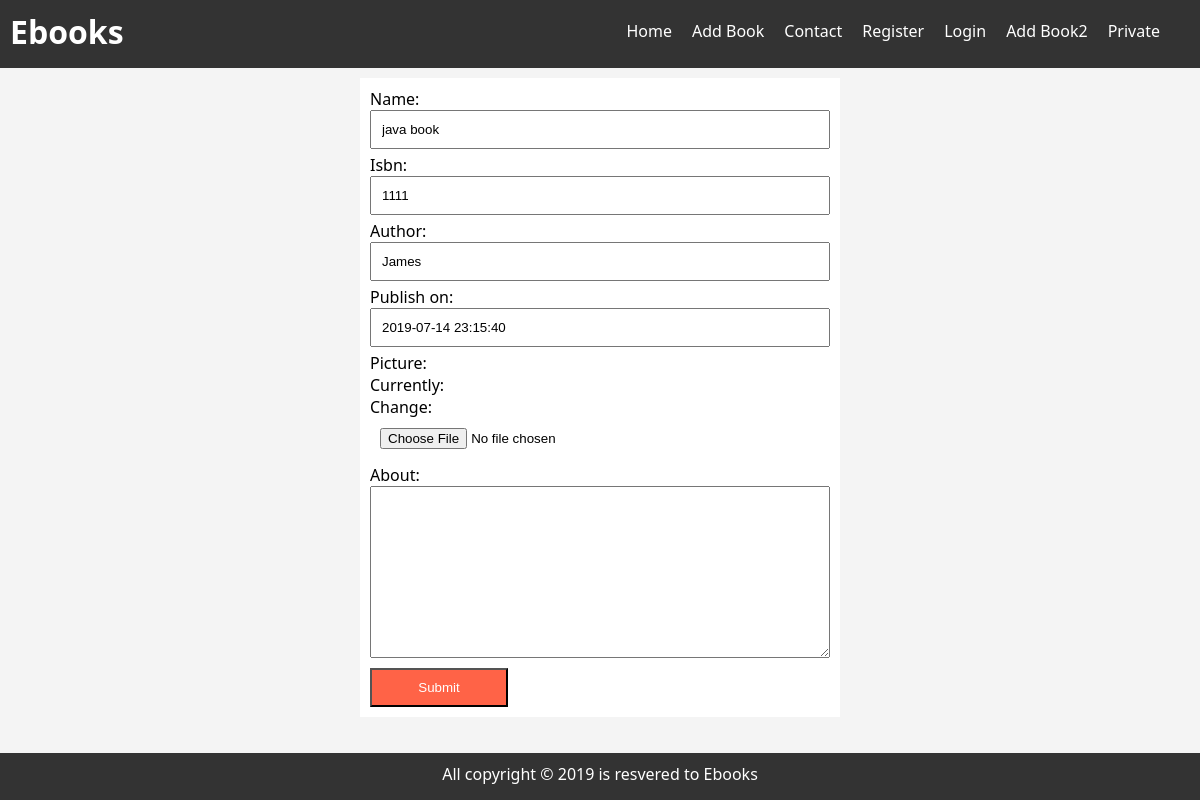
Page /book/1/update/ on the committed database.
### ebooks_app/models.py (models this page shows, shortened)
class Book(models.Model):
    name = models.CharField(max_length=100)
    isbn = models.CharField(max_length=20)
    author = models.CharField(max_length=30)
    publish_on = models.DateTimeField(default=timezone.now)
    added_on = models.DateTimeField(auto_now_add=True)
    updated_on = models.DateTimeField(auto_now=True)
    picture = models.ImageField(upload_to='book_pics')
    about = models.TextField()

### ebooks_app/views.py (the view)
# urls.py: path('book/<int:pk>/update/', views.BookUpdate.as_view(), name='update-book'),
class BookUpdate(UpdateView):
    model = Book
    fields = '__all__'
    template_name = 'book_form.html'

### templates/book_form.html (shortened to what this page needs)
{% extends 'base.html' %}
{% block body %}
<div class="container">
    <form action="" method="POST">
        {{form.as_p}}
        <input type="submit" value="Submit" class="btn">
    </form>
</div>
{% endblock %}

### static/style.css (style rules this page uses)
* { padding: 0; margin: 0; box-sizing: border-box; }
h1, h2, h3, p { margin-bottom: 5px; }
body { background-color: #f4f4f4; font-family: 'Segoe UI', Tahoma, Geneva, Verdana, sans-serif; }
.container { width: 40%; margin: 10px auto; padding: 10px; background-color: white; }
input, textarea { width: 100%; padding: 10px; }
label { display: block; }
.btn { width: 30%; background-color: tomato; color: white; padding: 10px; }

### rows in the picture
Book: name "java book", isbn "1111", author "James", publish_on "2019-07-14 23:15:40"
